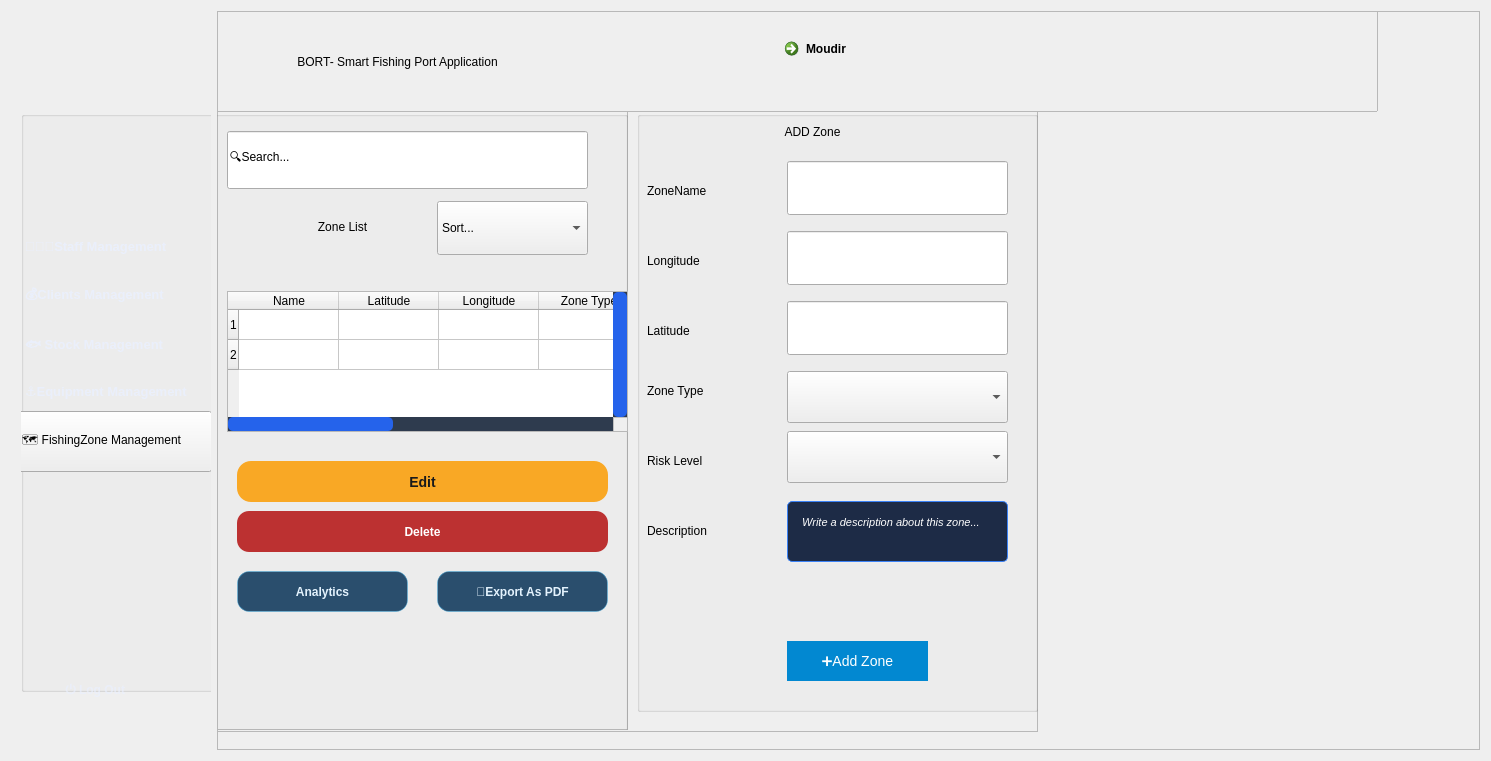
     <widget class="QWidget" name="layoutWidget">
      <property name="geometry">
       <rect>
        <x>0</x>
        <y>0</y>
        <width>1491</width>
        <height>761</height>
       </rect>
      </property>
      <layout class="QHBoxLayout" name="horizontalLayout_2">
       <item>
        <widget class="QFrame" name="sidebarMenu">
         <property name="minimumSize">
          <size>
           <width>200</width>
           <height>0</height>
          </size>
         </property>
         <property name="maximumSize">
          <size>
           <width>200</width>
           <height>16777215</height>
          </size>
         </property>
         <property name="frameShape">
          <enum>QFrame::Shape::NoFrame</enum>
         </property>
         <property name="frameShadow">
          <enum>QFrame::Shadow::Raised</enum>
         </property>
         <widget class="QGroupBox" name="groupBox">
          <property name="geometry">
           <rect>
            <x>10</x>
            <y>100</y>
            <width>200</width>
            <height>581</height>
           </rect>
          </property>
          <property name="minimumSize">
           <size>
            <width>200</width>
            <height>0</height>
           </size>
          </property>
          <property name="maximumSize">
           <size>
            <width>200</width>
            <height>16777215</height>
           </size>
          </property>
          <property name="title">
           <string/>
          </property>
          <widget class="QPushButton" name="staffmanagementBTNZ">
           <property name="geometry">
            <rect>
             <x>-30</x>
             <y>300</y>
             <width>221</width>
             <height>61</height>
            </rect>
           </property>
           <property name="styleSheet">
            <string notr="true">QPushButton#fishingzonemanagementBTNZ {
    background: transparent;
    border: none;
    color: rgba(234,240,255,0.80);
    padding: 12px 14px;
    border-radius: 12px;
    text-align: left;
    font-size: 13px;
    font-weight: 650;
}

/* Hover effect */

QPushButton#fishingzonemanagementBTNZ:hover {
    background-color: rgba(88,184,255,0.14);
    border: 1px solid rgba(88,184,255,0.25);
    color: #FFFFFF;
}

/* Pressed */

QPushButton#fishingzonemanagementBTNZ:pressed {
    background-color: rgba(88,184,255,0.25);
}
</string>
           </property>
           <property name="text">
            <string>🗺️ FishingZone Management</string>
           </property>
           <property name="active" stdset="0">
            <bool>true</bool>
           </property>
          </widget>
          <widget class="QPushButton" name="clientsmanagementBTNZ">
           <property name="geometry">
            <rect>
             <x>-10</x>
             <y>160</y>
             <width>191</width>
             <height>51</height>
            </rect>
           </property>
           <property name="styleSheet">
            <string notr="true">QPushButton#clientsmanagementBTNZ {
    background: transparent;
    border: none;
    color: rgba(234,240,255,0.80);
    padding: 12px 14px;
    border-radius: 12px;
    text-align: left;
    font-size: 13px;
    font-weight: 650;
}

/* Hover effect */

QPushButton#clientsmanagementBTNZ:hover {
    background-color: rgba(88,184,255,0.14);
    border: 1px solid rgba(88,184,255,0.25);
    color: #FFFFFF;
}

/* Pressed */

QPushButton#clientsmanagementBTNZ:pressed {
    background-color: rgba(88,184,255,0.25);
}
</string>
           </property>
           <property name="text">
            <string>💰Clients Management</string>
           </property>
          </widget>
          <widget class="QPushButton" name="stockmanagementBTNZ">
           <property name="geometry">
            <rect>
             <x>-10</x>
             <y>210</y>
             <width>171</width>
             <height>51</height>
            </rect>
           </property>
           <property name="styleSheet">
            <string notr="true">QPushButton#stockmanagementBTNZ {
    background: transparent;
    border: none;
    color: rgba(234,240,255,0.80);
    padding: 12px 14px;
    border-radius: 12px;
    text-align: left;
    font-size: 13px;
    font-weight: 650;
}

/* Hover effect */

QPushButton#stockmanagementBTNZ:hover {
    background-color: rgba(88,184,255,0.14);
    border: 1px solid rgba(88,184,255,0.25);
    color: #FFFFFF;
}

/* Pressed */

QPushButton#stockmanagementBTNZ:pressed {
    background-color: rgba(88,184,255,0.25);
}</string>
           </property>
           <property name="text">
            <string>🐟 Stock Management</string>
           </property>
          </widget>
          <widget class="QPushButton" name="fishingzonemanagementBTNZ">
           <property name="geometry">
            <rect>
             <x>-10</x>
             <y>110</y>
             <width>221</width>
             <height>51</height>
            </rect>
           </property>
           <property name="styleSheet">
            <string notr="true">QPushButton#fishingzonemanagementBTNZ,
QPushButton#staffmanagementBTN,Z
QPushButton#stockmanagementBTNZ {
    background: transparent;
    border: none;
    color: rgba(234,240,255,0.80);
    padding: 12px 14px;
    border-radius: 12px;
    text-align: left;
    font-size: 13px;
    font-weight: 650;
}

/* Hover effect */
QPushButton#clientsmanagementBTNZ:hover,
QPushButton#equipmentmanagementBTNZ:hover,
QPushButton#fishingzonemanagementBTNZ:hover,
QPushButton#staffmanagementBTNZ:hover,
QPushButton#stockmanagementBTNZ:hover {
    background-color: rgba(88,184,255,0.14);
    border: 1px solid rgba(88,184,255,0.25);
    color: #FFFFFF;
}

/* Pressed */
QPushButton#clientsmanagementBTNZ:pressed,
QPushButton#equipmentmanagementBTNZ:pressed,
QPushButton#fishingzonemanagementBTNZ:pressed,
QPushButton#staffmanagementBTNZ:pressed,
QPushButton#stockmanagementBTNZ:pressed {
    background-color: rgba(88,184,255,0.25);
}</string>
           </property>
           <property name="text">
            <string>👩🏻‍💼Staff Management</string>
           </property>
          </widget>
          <widget class="QPushButton" name="equipmentmanagementBTNZ">
           <property name="geometry">
            <rect>
             <x>-10</x>
             <y>260</y>
             <width>201</width>
             <height>41</height>
            </rect>
           </property>
           <property name="styleSheet">
            <string notr="true">QPushButton#equipmentmanagementBTNZ {
    background: transparent;
    border: none;
    color: rgba(234,240,255,0.80);
    padding: 12px 14px;
    border-radius: 12px;
    text-align: left;
    font-size: 13px;
    font-weight: 650;
}

/* Hover effect */

QPushButton#equipmentmanagementBTNZ:hover {
    background-color: rgba(88,184,255,0.14);
    border: 1px solid rgba(88,184,255,0.25);
    color: #FFFFFF;
}

/* Pressed */

QPushButton#equipmentmanagementBTNZ:pressed {
    background-color: rgba(88,184,255,0.25);
}
</string>
           </property>
           <property name="text">
            <string>⚓Equipment Management</string>
           </property>
          </widget>
          <zorder>staffmanagementBTNZ</zorder>
          <zorder>clientsmanagementBTNZ</zorder>
          <zorder>stockmanagementBTNZ</zorder>
          <zorder>equipmentmanagementBTNZ</zorder>
          <zorder>fishingzonemanagementBTNZ</zorder>
         </widget>
         <widget class="QLabel" name="logoheader">
          <property name="geometry">
           <rect>
            <x>0</x>
            <y>10</y>
            <width>181</width>
            <height>151</height>
           </rect>
          </property>
          <property name="text">
           <string/>
          </property>
          <property name="pixmap">
           <pixmap resource="Ressources.qrc">:/Images/logoHeader1.png</pixmap>
          </property>
         </widget>
         <widget class="QPushButton" name="logOutBTNZ">
          <property name="geometry">
           <rect>
            <x>40</x>
            <y>650</y>
            <width>121</width>
            <height>61</height>
           </rect>
          </property>
          <property name="styleSheet">
           <string notr="true">QPushButton#logOutBTNZ {
    background: transparent;
    border: none;
    color: rgba(234,240,255,0.65);
    padding: 12px 14px;
    border-radius: 12px;
    text-align: left;
    font-weight: 650;
}

QPushButton#logOutBTNZ:hover {
    background-color: rgba(255, 120, 120, 0.12);
    border: 1px solid rgba(255, 120, 120, 0.25);
    color: #FFC1C1;
}</string>
          </property>
          <property name="text">
           <string>⏻ Log Out</string>
          </property>
         </widget>
        </widget>
       </item>
       <item>
        <widget class="QFrame" name="contenumain">
         <property name="frameShape">
          <enum>QFrame::Shape::StyledPanel</enum>
         </property>
         <property name="frameShadow">
          <enum>QFrame::Shadow::Raised</enum>
         </property>
         <property name="active" stdset="0">
          <bool>true</bool>
         </property>
         <widget class="QWidget" name="verticalLayoutWidget">
          <property name="geometry">
           <rect>
            <x>-270</x>
            <y>0</y>
            <width>1431</width>
            <height>101</height>
           </rect>
          </property>
          <layout class="QVBoxLayout" name="verticalLayout_2">
           <item>
            <widget class="QFrame" name="header">
             <property name="frameShape">
              <enum>QFrame::Shape::StyledPanel</enum>
             </property>
             <property name="frameShadow">
              <enum>QFrame::Shadow::Raised</enum>
             </property>
             <widget class="QLabel" name="titreHeader">
              <property name="geometry">
               <rect>
                <x>220</x>
                <y>20</y>
                <width>461</width>
                <height>61</height>
               </rect>
              </property>
              <property name="text">
               <string>BORT- Smart Fishing Port Application</string>
              </property>
              <property name="alignment">
               <set>Qt::AlignmentFlag::AlignCenter</set>
              </property>
             </widget>
             <widget class="QCommandLinkButton" name="userprofiledetails">
              <property name="geometry">
               <rect>
                <x>830</x>
                <y>20</y>
                <width>211</width>
                <height>51</height>
               </rect>
              </property>
              <property name="text">
               <string>Moudir</string>
              </property>
             </widget>
             <widget class="QLabel" name="avatar">
              <property name="geometry">
               <rect>
                <x>990</x>
                <y>20</y>
                <width>46</width>
                <height>46</height>
               </rect>
              </property>
              <property name="text">
               <string/>
              </property>
              <property name="pixmap">
               <pixmap resource="Ressources.qrc">:/Images/avatar.png</pixmap>
              </property>
             </widget>
            </widget>
           </item>
          </layout>
         </widget>
         <widget class="QWidget" name="layoutWidget">
          <property name="geometry">
           <rect>
            <x>-10</x>
            <y>100</y>
            <width>831</width>
            <height>621</height>
           </rect>
          </property>
          <layout class="QHBoxLayout" name="horizontalLayout_3">
           <item>
            <widget class="QFrame" name="liststaff">
             <property name="frameShape">
              <enum>QFrame::Shape::StyledPanel</enum>
             </property>
             <property name="frameShadow">
              <enum>QFrame::Shadow::Raised</enum>
             </property>
             <widget class="QFrame" name="formAddStaff">
              <property name="geometry">
               <rect>
                <x>10</x>
                <y>0</y>
                <width>411</width>
                <height>619</height>
               </rect>
              </property>
              <property name="frameShape">
               <enum>QFrame::Shape::StyledPanel</enum>
              </property>
              <property name="frameShadow">
               <enum>QFrame::Shadow::Raised</enum>
              </property>
              <widget class="QGroupBox" name="liststaffff">
               <property name="geometry">
                <rect>
                 <x>-10</x>
                 <y>0</y>
                 <width>421</width>
                 <height>621</height>
                </rect>
               </property>
               <property name="title">
                <string/>
               </property>
               <widget class="QLineEdit" name="ZoneSearch">
                <property name="geometry">
                 <rect>
                  <x>20</x>
                  <y>20</y>
                  <width>361</width>
                  <height>58</height>
                 </rect>
                </property>
                <property name="text">
                 <string>🔍Search...</string>
                </property>
               </widget>
               <widget class="QLabel" name="Zonelistlabel">
                <property name="geometry">
                 <rect>
                  <x>40</x>
                  <y>90</y>
                  <width>191</width>
                  <height>51</height>
                 </rect>
                </property>
                <property name="text">
                 <string>Zone List</string>
                </property>
                <property name="alignment">
                 <set>Qt::AlignmentFlag::AlignCenter</set>
                </property>
               </widget>
               <widget class="QComboBox" name="sortzone">
                <property name="geometry">
                 <rect>
                  <x>230</x>
                  <y>90</y>
                  <width>151</width>
                  <height>54</height>
                 </rect>
                </property>
                <item>
                 <property name="text">
                  <string>Sort...</string>
                 </property>
                </item>
                <item>
                 <property name="text">
                  <string>Zone Name</string>
                 </property>
                </item>
                <item>
                 <property name="text">
                  <string>Longitude</string>
                 </property>
                </item>
               </widget>
               <widget class="QTableWidget" name="ZoneTable">
                <property name="geometry">
                 <rect>
                  <x>20</x>
                  <y>180</y>
                  <width>401</width>
                  <height>141</height>
                 </rect>
                </property>
                <property name="styleSheet">
                 <string notr="true">/* QScrollBar */
QScrollBar {
    background: #2e3b4e;
    border-radius: 10px;
}

QScrollBar::handle {
    background: #2563EB;
    border-radius: 5px;
}

QScrollBar::handle:hover {
    background: #4B8BFB;
}

QScrollBar::add-line, QScrollBar::sub-line {
    background: none;
    border: none;
}
</string>
                </property>
                <property name="verticalScrollBarPolicy">
                 <enum>Qt::ScrollBarPolicy::ScrollBarAlwaysOn</enum>
                </property>
                <property name="horizontalScrollBarPolicy">
                 <enum>Qt::ScrollBarPolicy::ScrollBarAlwaysOn</enum>
                </property>
                <property name="rowCount">
                 <number>2</number>
                </property>
                <property name="columnCount">
                 <number>7</number>
                </property>
                <row/>
                <row/>
                <column>
                 <property name="text">
                  <string>Name</string>
                 </property>
                </column>
                <column>
                 <property name="text">
                  <string>Latitude</string>
                 </property>
                </column>
                <column>
                 <property name="text">
                  <string>Longitude</string>
                 </property>
                </column>
                <column>
                 <property name="text">
                  <string>Zone Type</string>
                 </property>
                </column>
                <column>
                 <property name="text">
                  <string>Period</string>
                 </property>
                </column>
                <column>
                 <property name="text">
                  <string>Risk Level</string>
                 </property>
                </column>
                <column>
                 <property name="text">
                  <string>Description</string>
                 </property>
                </column>
               </widget>
               <widget class="QPushButton" name="EditZonebtn">
                <property name="geometry">
                 <rect>
                  <x>30</x>
                  <y>350</y>
                  <width>371</width>
                  <height>41</height>
                 </rect>
                </property>
                <property name="styleSheet">
                 <string notr="true">/* ======================================= */
/* ========= MODIFY STAFF BUTTON ========= */
/* ======================================= */

#EditZonebtn {
    background-color: #f9a825;            /* Jaune principal */
    color: #1a1a1a;
    border: none;
    border-radius: 14px;
    padding: 12px 20px;
    font-size: 14px;
    font-weight: 700;
}

/* Hover */
#EditZonebtn:hover {
    background-color: #fbc02d;            /* Jaune plus clair */
    box-shadow: 0 0 15px rgba(251, 192, 45, 0.6);
}

/* Click (pressed) */
#EditZonebtn:pressed {
    background-color: #f57f17;            /* Jaune foncé */
    box-shadow: inset 0 3px 6px rgba(0,0,0,0.35);
}
</string>
                </property>
                <property name="text">
                 <string>Edit</string>
                </property>
               </widget>
               <widget class="QPushButton" name="DeleteZone">
                <property name="geometry">
                 <rect>
                  <x>30</x>
                  <y>400</y>
                  <width>371</width>
                  <height>41</height>
                 </rect>
                </property>
                <property name="styleSheet">
                 <string notr="true">#DeleteZone {
    background-color: rgba(183, 28, 28, 0.9);
    border: none;
    border-radius: 12px;
    color: white;
    padding: 10px 16px;
    font-weight: 600;
}

#DeleteZone:hover {
    background-color: #e53935;
    box-shadow: 0 0 15px rgba(244, 67, 54, 0.6);
}</string>
                </property>
                <property name="text">
                 <string>Delete</string>
                </property>
               </widget>
               <widget class="QPushButton" name="AnalyticsZone">
                <property name="geometry">
                 <rect>
                  <x>30</x>
                  <y>460</y>
                  <width>171</width>
                  <height>41</height>
                 </rect>
                </property>
                <property name="styleSheet">
                 <string notr="true">#AnalyticsZone {
    background-color: rgba(20, 60, 95, 0.9);
    border: 1px solid rgba(79, 195, 247, 0.4);
    border-radius: 12px;
    color: #e3f2fd;
    padding: 10px 16px;
    font-weight: 600;
}


#AnalyticsZone:hover {
    background-color: rgba(79, 195, 247, 0.35);
    color: white;
}</string>
                </property>
                <property name="text">
                 <string>Analytics</string>
                </property>
                <property name="icon">
                 <iconset theme="QIcon::ThemeIcon::DocumentOpenRecent"/>
                </property>
               </widget>
               <widget class="QPushButton" name="exportZone">
                <property name="geometry">
                 <rect>
                  <x>230</x>
                  <y>460</y>
                  <width>171</width>
                  <height>41</height>
                 </rect>
                </property>
                <property name="styleSheet">
                 <string notr="true">#exportZone {
    background-color: rgba(20, 60, 95, 0.9);
    border: 1px solid rgba(79, 195, 247, 0.4);
    border-radius: 12px;
    color: #e3f2fd;
    padding: 10px 16px;
    font-weight: 600;
}


#exportZone:hover {
    background-color: rgba(79, 195, 247, 0.35);
    color: white;
}</string>
                </property>
                <property name="text">
                 <string>📝Export As PDF</string>
                </property>
               </widget>
              </widget>
             </widget>
             <widget class="QGroupBox" name="formcontdd">
              <property name="geometry">
               <rect>
                <x>430</x>
                <y>0</y>
                <width>401</width>
                <height>601</height>
               </rect>
              </property>
              <property name="title">
               <string/>
              </property>
              <widget class="QLabel" name="labeladdstaff">
               <property name="geometry">
                <rect>
                 <x>100</x>
                 <y>0</y>
                 <width>151</width>
                 <height>41</height>
                </rect>
               </property>
               <property name="text">
                <string>ADD Zone</string>
               </property>
               <property name="alignment">
                <set>Qt::AlignmentFlag::AlignCenter</set>
               </property>
              </widget>
              <widget class="QComboBox" name="role">
               <property name="geometry">
                <rect>
                 <x>150</x>
                 <y>260</y>
                 <width>221</width>
                 <height>52</height>
                </rect>
               </property>
               <item>
                <property name="text">
                 <string/>
                </property>
               </item>
               <item>
                <property name="text">
                 <string>Open</string>
                </property>
               </item>
               <item>
                <property name="text">
                 <string>Crowded</string>
                </property>
               </item>
              </widget>
              <widget class="QLabel" name="ZoneNameLabel">
               <property name="geometry">
                <rect>
                 <x>10</x>
                 <y>70</y>
                 <width>131</width>
                 <height>20</height>
                </rect>
               </property>
               <property name="text">
                <string>ZoneName</string>
               </property>
              </widget>
              <widget class="QLineEdit" name="ZoneName">
               <property name="geometry">
                <rect>
                 <x>150</x>
                 <y>50</y>
                 <width>221</width>
                 <height>54</height>
                </rect>
               </property>
              </widget>
              <widget class="QLabel" name="LongitudeLabel">
               <property name="geometry">
                <rect>
                 <x>10</x>
                 <y>140</y>
                 <width>111</width>
                 <height>20</height>
                </rect>
               </property>
               <property name="text">
                <string>Longitude</string>
               </property>
              </widget>
              <widget class="QLineEdit" name="Longitude">
               <property name="geometry">
                <rect>
                 <x>150</x>
                 <y>120</y>
                 <width>221</width>
                 <height>54</height>
                </rect>
               </property>
              </widget>
              <widget class="QLabel" name="LatitudeLabel">
               <property name="geometry">
                <rect>
                 <x>10</x>
                 <y>210</y>
                 <width>141</width>
                 <height>20</height>
                </rect>
               </property>
               <property name="text">
                <string>Latitude</string>
               </property>
              </widget>
              <widget class="QLineEdit" name="Latitude">
               <property name="geometry">
                <rect>
                 <x>150</x>
                 <y>190</y>
                 <width>221</width>
                 <height>54</height>
                </rect>
               </property>
              </widget>
              <widget class="QLabel" name="ZoneTypeLabel">
               <property name="geometry">
                <rect>
                 <x>10</x>
                 <y>270</y>
                 <width>151</width>
                 <height>20</height>
                </rect>
               </property>
               <property name="text">
                <string>Zone Type</string>
               </property>
              </widget>
              <widget class="QComboBox" name="RiskLevel">
               <property name="geometry">
                <rect>
                 <x>150</x>
                 <y>320</y>
                 <width>221</width>
                 <height>52</height>
                </rect>
               </property>
               <item>
                <property name="text">
                 <string/>
                </property>
               </item>
               <item>
                <property name="text">
                 <string>Risky</string>
                </property>
               </item>
               <item>
                <property name="text">
                 <string>Mild</string>
                </property>
               </item>
               <item>
                <property name="text">
                 <string>Safe</string>
                </property>
               </item>
              </widget>
              <widget class="QLabel" name="RiskLevelC">
               <property name="geometry">
                <rect>
                 <x>10</x>
                 <y>340</y>
                 <width>141</width>
                 <height>20</height>
                </rect>
               </property>
               <property name="text">
                <string>Risk Level</string>
               </property>
              </widget>
              <widget class="QPushButton" name="addZonebtn">
               <property name="geometry">
                <rect>
                 <x>150</x>
                 <y>530</y>
                 <width>141</width>
                 <height>40</height>
                </rect>
               </property>
               <property name="styleSheet">
                <string notr="true">#addZonebtn {
    background-color: #0288d1;
    border: none;
    color: white;
    font-size: 14px;
}

#addZonebtn:hover {
    background-color: #039be5;
    box-shadow: 0 0 20px rgba(79, 195, 247, 0.6);
}</string>
               </property>
               <property name="text">
                <string>➕Add Zone</string>
               </property>
              </widget>
              <widget class="QLabel" name="DescriptionLabel">
               <property name="geometry">
                <rect>
                 <x>10</x>
                 <y>410</y>
                 <width>81</width>
                 <height>20</height>
                </rect>
               </property>
               <property name="text">
                <string>Description</string>
               </property>
              </widget>
              <widget class="QTextEdit" name="DescriptionEdit">
               <property name="geometry">
                <rect>
                 <x>150</x>
                 <y>390</y>
                 <width>221</width>
                 <height>61</height>
                </rect>
               </property>
               <property name="styleSheet">
                <string notr="true">/* For QLineEdit */
QLineEdit {
    background-color: #1D2B46; /* Dark Blue background */
    color: white; /* White text */
    border: 1px solid #3B82F6; /* Blue border */
    border-radius: 5px;
    padding: 8px;
    font-size: 14px;
}

/* For QComboBox */
QComboBox {
    background-color: #1D2B46; /* Dark Blue background */
    color: white; /* White text */
    border: 1px solid #3B82F6; /* Blue border */
    border-radius: 5px;
    padding: 5px;
    font-size: 14px;
}

QComboBox::drop-down {
    background-color: #1D2B46; /* Dark Blue background */
    border: none;
}

/* For QTextEdit */
QTextEdit {
    background-color: #1D2B46; /* Dark Blue background */
    color: white; /* White text */
    border: 1px solid #3B82F6; /* Blue border */
    border-radius: 5px;
    padding: 10px;
    font-size: 14px;
}

QTextEdit:focus {
    border: 1px solid #2563EB; /* Blue border on focus */
}
</string>
               </property>
               <property name="html">
                <string>&lt;!DOCTYPE HTML PUBLIC &quot;-//W3C//DTD HTML 4.0//EN&quot; &quot;http://www.w3.org/TR/REC-html40/strict.dtd&quot;&gt;
&lt;html&gt;&lt;head&gt;&lt;meta name=&quot;qrichtext&quot; content=&quot;1&quot; /&gt;&lt;meta charset=&quot;utf-8&quot; /&gt;&lt;style type=&quot;text/css&quot;&gt;
p, li { white-space: pre-wrap; }
hr { height: 1px; border-width: 0; }
li.unchecked::marker { content: &quot;\2610&quot;; }
li.checked::marker { content: &quot;\2612&quot;; }
&lt;/style&gt;&lt;/head&gt;&lt;body style=&quot; font-family:'Segoe UI','Arial','sans-serif'; font-size:14px; font-weight:400; font-style:normal;&quot;&gt;
&lt;p style=&quot; margin-top:0px; margin-bottom:0px; margin-left:0px; margin-right:0px; -qt-block-indent:0; text-indent:0px;&quot;&gt;&lt;span style=&quot; font-size:8pt; font-style:italic;&quot;&gt;Write a description about this zone...&lt;/span&gt;&lt;/p&gt;
&lt;p style=&quot;-qt-paragraph-type:empty; margin-top:0px; margin-bottom:0px; margin-left:0px; margin-right:0px; -qt-block-indent:0; text-indent:0px; font-size:8pt; font-style:italic;&quot;&gt;&lt;br /&gt;&lt;/p&gt;&lt;/body&gt;&lt;/html&gt;</string>
               </property>
              </widget>
              <widget class="QLabel" name="ZoneImage">
               <property name="geometry">
                <rect>
                 <x>20</x>
                 <y>410</y>
                 <width>220</width>
                 <height>220</height>
                </rect>
               </property>
               <property name="text">
                <string/>
               </property>
               <property name="pixmap">
                <pixmap resource="Ressources.qrc">:/Images/zone4.png</pixmap>
               </property>
              </widget>
             </widget>
            </widget>
           </item>
          </layout>
         </widget>
        </widget>
       </item>
      </layout>
     </widget>
